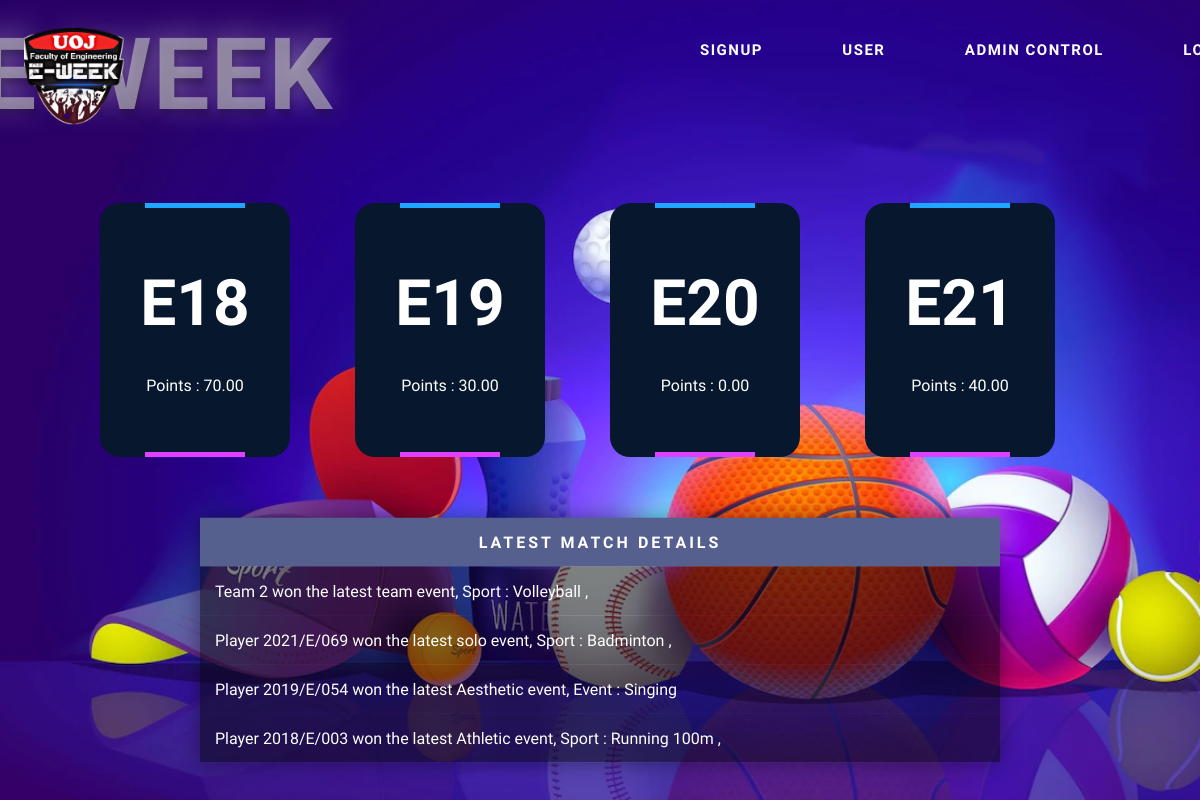
Screenshot of /EweekDB/index.php with the database file from the repository.
### tables this page shows
CREATE TABLE `groupspactivities` (
  `eventid` int(11) NOT NULL,
  `gameid` int(11) NOT NULL,
  `team1id` int(11) NOT NULL,
  `team2id` int(11) NOT NULL,
  `win` int(11) NOT NULL,
  `team1_points` decimal(5,2) NOT NULL,
  `team2_points` decimal(5,2) NOT NULL,
  `comments` varchar(255) DEFAULT NULL
);

CREATE TABLE `games` (
  `gameid` int(11) NOT NULL,
  `gamename` varchar(45) NOT NULL,
  `type` varchar(45) NOT NULL
);

CREATE TABLE `individualspactivities` (
  `eventid` int(11) NOT NULL,
  `gameid` int(11) NOT NULL,
  `player1id` varchar(11) NOT NULL,
  `player2id` varchar(11) NOT NULL,
  `win` varchar(11) NOT NULL,
  `player1_points` decimal(5,2) NOT NULL,
  `player2_points` decimal(5,2) NOT NULL,
  `comments` varchar(255) NOT NULL
);

CREATE TABLE `creativeactivities` (
  `eventid` int(11) NOT NULL,
  `gameid` int(11) NOT NULL,
  `playerid` varchar(11) NOT NULL,
  `points` decimal(5,2) NOT NULL,
  `rank` int(11) NOT NULL
);

CREATE TABLE `athlatics` (
  `eventid` int(11) NOT NULL,
  `gameid` int(11) NOT NULL,
  `playerid` varchar(11) NOT NULL,
  `rank` int(11) NOT NULL,
  `points` decimal(5,2) NOT NULL,
  `comments` varchar(255) DEFAULT NULL
);

### EweekDB/functions.php (called while the page is built, shortened)
<?php
function getGame($con, $id)
{
    $query = "select gamename from games where gameid=" . $id;
    $result = mysqli_query($con, $query);
    $row = mysqli_fetch_row($result);
    $game = $row[0];
    return $game;
}

### EweekDB/index.php (the view, shortened to what this page needs)
<?php
include("connection.php");
include("functions.php");
?>
<!DOCTYPE html>
<html>
<head>
    <link rel="stylesheet" type="text/css" href="style.css">
</head>
<body>
    <div class="nav">
        <div class="logo">
            E week
        </div>
        <div class="menu">
            <ul>
                <li><a href="signup.php">Signup</a></li>
                <li><a href="usercontrol.php">User</a></li>
                <li><a href="admincontrol.php">Admin Control</a></li>
                <li><a href="logout.php">Logout</a></li>
            </ul>
        </div>
    </div>
    <div class="banner">
        <div class="banner-clip-path">
        </div>
        <?php
        $query1 = "SELECT SUM(points) FROM player WHERE batch = 'E18'";
        $query2 = "SELECT SUM(points) FROM player WHERE batch = 'E19'";
        $query3 = "SELECT SUM(points) FROM player WHERE batch = 'E20'";
        $query4 = "SELECT SUM(points) FROM player WHERE batch = 'E21'";
        $result1 = mysqli_query($con, $query1);
        $result2 = mysqli_query($con, $query2);
        $result3 = mysqli_query($con, $query3);
        $result4 = mysqli_query($con, $query4);
        $row1 = mysqli_fetch_row($result1);
        $row2 = mysqli_fetch_row($result2);
        $row3 = mysqli_fetch_row($result3);
        $row4 = mysqli_fetch_row($result4);
        ?>
        <div class="cards">
            <div class="card">
                <div class="card-details">
                    <p class="text-title">E18</p><br>
                    <p class="text-body">Points : <?= $row1[0]; ?> </p>
                </div>
            </div>
            <div class="card">
                <div class="card-details">
                    <p class="text-title">E19</p><br>
                    <p class="text-body">Points : <?= $row2[0]; ?></p>
                </div>
            </div>
            <div class="card">
                <div class="card-details">
                    <p class="text-title">E20</p><br>
                    <p class="text-body">Points : <?= $row3[0]; ?></p>
                </div>
            </div>
            <div class="card">
                <div class="card-details">
                    <p class="text-title">E21</p><br>
                    <p class="text-body">Points : <?= $row4[0]; ?></p>
                </div>
            </div>
            <div class="container">
                <table>
                    <thead>
                        <tr>
                            <th>Latest Match Details</th>
                        </tr>
                    </thead>
                    <?php
                    $query1 = "SELECT * FROM groupspactivities WHERE eventid=(SELECT MAX(eventid) FROM `groupspactivities`)";
                    $query2 = "SELECT * FROM individualspactivities WHERE eventid=(SELECT MAX(eventid) FROM `individualspactivities`)";
                    $query3 = "SELECT * FROM creativeactivities WHERE eventid=(SELECT MAX(eventid) FROM `creativeactivities`) && rank=(SELECT MIN(rank) FROM `creativeactivities`)";
                    $query4 = "SELECT * FROM athlatics WHERE eventid=(SELECT MAX(eventid) FROM `athlatics`) && rank=(SELECT MIN(rank) FROM `athlatics`)";
                    $result1 = mysqli_query($con, $query1);
                    $result2 = mysqli_query($con, $query2);
                    $result3 = mysqli_query($con, $query3);
                    $result4 = mysqli_query($con, $query4);
                    $user_data1 = mysqli_fetch_assoc($result1);
                    $user_data2 = mysqli_fetch_assoc($result2);
                    $user_data3 = mysqli_fetch_assoc($result3);
                    $user_data4 = mysqli_fetch_assoc($result4);
                    ?>
                    <tbody>
                        <tr>
                            <td> <?= "    Team     " . $user_data1["win"] . "      won the latest team event, Sport  :  " . getGame($con, $user_data1["gameid"]) . "  ,  " . $user_data1["comments"] ?> </td>
                        </tr>
                        <tr>
                            <td> <?= "    Player    " . $user_data2["win"] . "      won the latest solo event, Sport  :  " . getGame($con, $user_data2["gameid"]) . "  ,  " . $user_data2["comments"] ?> </td>
                        </tr>
                        <tr>
                            <td> <?= "    Player    " . $user_data3["playerid"] . "      won the latest Aesthetic event, Event  :  " . getGame($con, $user_data3["gameid"]) ?> </td>
                        </tr>
                        <tr>
                            <td> <?= "    Player     " . $user_data4["playerid"] . "      won the latest Athletic event, Sport  :  " . getGame($con, $user_data4["gameid"]) . "  ,  " . $user_data4["comments"] ?> </td>
                        </tr>
                    </tbody>
                </table>
            </div>
        </div>
    </div>
</body>
</html>

### EweekDB/style.css (style rules this page uses)
* { padding: 0; margin: 0; }
html { height: 100%; }
body { margin: 0; background-repeat: no-repeat; background-attachment: fixed; background: rgb(26, 120, 112); background: linear-gradient(90deg, rgba(26, 120, 112, 1) 0%, rgba(26, 8, 99, 1) 42%, rgba(104, 0, 163, 1) 100%); font-family: 'Ubuntu', sans-serif; font-weight: 100; }
.banner { width: 100%; height: 100vh; background-image: url(design/home.png); background-size: cover; }
.nav { width: 1100px; height: 100vh; display: flex; justify-content: space-between; align-items: top; position: fixed; top: 5%; left: 55%; transform: translateX(-50%); }
.nav .logo { font-size: 100px; font-weight: 600; position: relative; top: -3%; right: 130px; text-transform: uppercase; color: rgba(197, 197, 197, 0.6); text-shadow: rgba(0, 0, 0, .2) 2px 6px 5px, rgba(255, 255, 255, .4) 0 -4px 30px; letter-spacing: 1.5px; }
.nav .menu { width: 50%; position: fixed; right: -40px; }
.nav .menu ul { display: flex; align-items: center; justify-content: space-between; }
.nav .menu ul li { list-style: none; }
.nav .menu ul li a { font-size: 15px; font-weight: 600; text-transform: uppercase; letter-spacing: 1.5px; color: white; text-decoration: none; }
.banner-clip-path { position: absolute; width: 100px; height: 101px; top: 3%; left: 2%; background-image: url(design/logo.png); background-size: cover; }
.cards { margin: 0 auto; max-width: 1000px; display: grid; grid-template-columns: repeat(4, 1fr); gap: 20px; }
.card { width: 190px; height: 254px; background: #07182E; position: relative; top: 80%; display: flex; place-content: center; place-items: center; overflow: hidden; border-radius: 20px; }
.card::before { content: ''; position: absolute; width: 100px; background-image: linear-gradient(180deg, rgb(0, 183, 255), rgb(255, 48, 255)); height: 130%; animation: rotBGimg 3s linear infinite; transition: all 0.2s linear; }
.card::after { content: ''; position: absolute; background: #07182E; ; inset: 5px; border-radius: 15px; z-index: 0; }
.card-details { color: white; height: 100%; gap: .5em; display: grid; place-content: center; text-align: center; z-index: 1; }
.text-body { color: white; text-align: center; z-index: 1; }
.text-title { font-size: 4em; font-weight: bold; text-align: center; z-index: 1; }
.container { position: absolute; top: 80%; left: 50%; transform: translate(-50%, -50%); }
table { width: 800px; border-collapse: collapse; overflow: hidden; box-shadow: 0 0 20px rgba(0, 0, 0, 0.4); }
th, td { padding: 15px; background-color: rgba(4, 4, 4, 0.5); color: #fff; }
th { text-align: center; background-color: #55608f; text-transform: uppercase; letter-spacing: 3px; }

### rows the page displays
groupspactivities: win "2", gameid.gamename "Volleyball"
individualspactivities: win "2021/E/069", gameid.gamename "Badminton"
creativeactivities: playerid "2019/E/054", gameid.gamename "Singing"
athlatics: playerid "2018/E/003", gameid.gamename "Running 100m"

### other values shown
$row1[0] "70.00"
$row2[0] "30.00"
$row3[0] "0.00"
$row4[0] "40.00"
